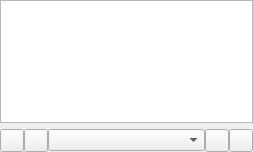
<?xml version="1.0" encoding="UTF-8"?>
<ui version="4.0">
 <class>PlaylistsPage</class>
 <widget class="QWidget" name="PlaylistsPage">
  <property name="geometry">
   <rect>
    <x>0</x>
    <y>0</y>
    <width>253</width>
    <height>152</height>
   </rect>
  </property>
  <layout class="QVBoxLayout" name="vlayout">
   <property name="leftMargin">
    <number>0</number>
   </property>
   <property name="topMargin">
    <number>0</number>
   </property>
   <property name="rightMargin">
    <number>0</number>
   </property>
   <property name="bottomMargin">
    <number>0</number>
   </property>
   <item>
    <widget class="ItemView" name="view"/>
   </item>
   <item>
    <layout class="QHBoxLayout" name="hlayout">
     <property name="spacing">
      <number>0</number>
     </property>
     <property name="leftMargin">
      <number>0</number>
     </property>
     <property name="topMargin">
      <number>0</number>
     </property>
     <property name="rightMargin">
      <number>0</number>
     </property>
     <property name="bottomMargin">
      <number>0</number>
     </property>
     <item>
      <widget class="ToolButton" name="libraryUpdate"/>
     </item>
     <item>
      <widget class="ToolButton" name="searchButton"/>
     </item>
     <item>
      <widget class="GenreCombo" name="genreCombo"/>
     </item>
     <item>
      <widget class="MenuButton" name="menuButton"/>
     </item>
     <item>
      <widget class="ToolButton" name="replacePlayQueue"/>
     </item>
    </layout>
   </item>
  </layout>
 </widget>
 <customwidgets>
  <customwidget>
   <class>ItemView</class>
   <extends>QTreeView</extends>
   <header>itemview.h</header>
  </customwidget>
  <customwidget>
   <class>GenreCombo</class>
   <extends>QComboBox</extends>
   <header>genrecombo.h</header>
  </customwidget>
  <customwidget>
   <class>ToolButton</class>
   <extends>QToolButton</extends>
   <header>toolbutton.h</header>
  </customwidget>
  <customwidget>
   <class>MenuButton</class>
   <extends>QToolButton</extends>
   <header>menubutton.h</header>
  </customwidget>
 </customwidgets>
 <resources/>
 <connections/>
</ui>
